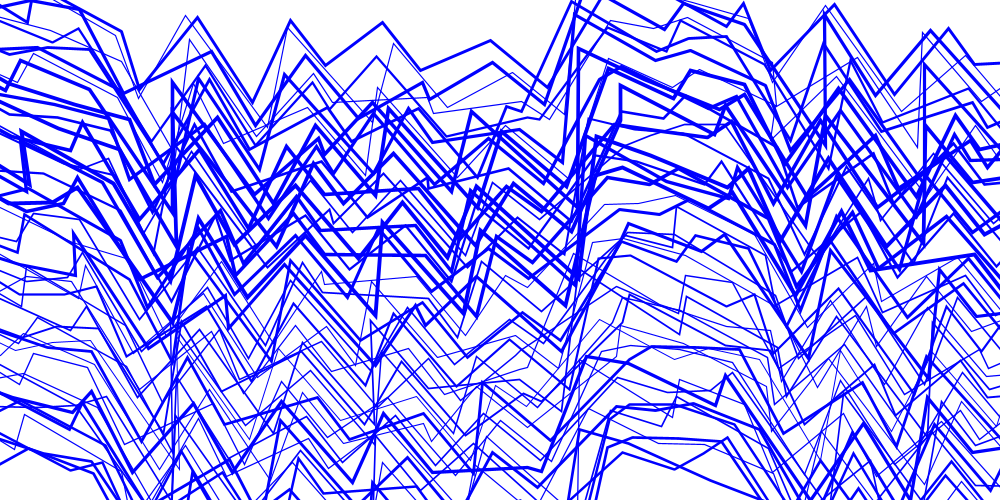
Frame 1 (no input)
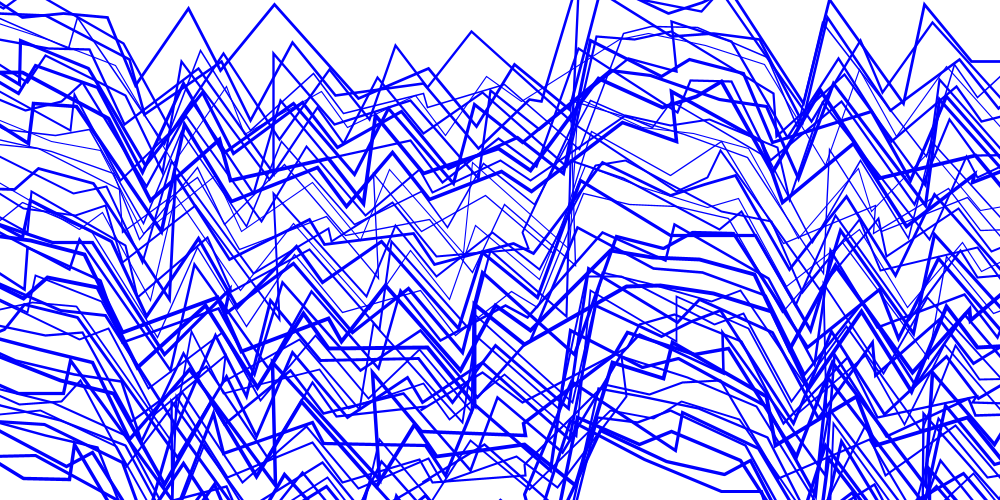
Frame 60 (the mouse pressed at the canvas centre just before this capture)
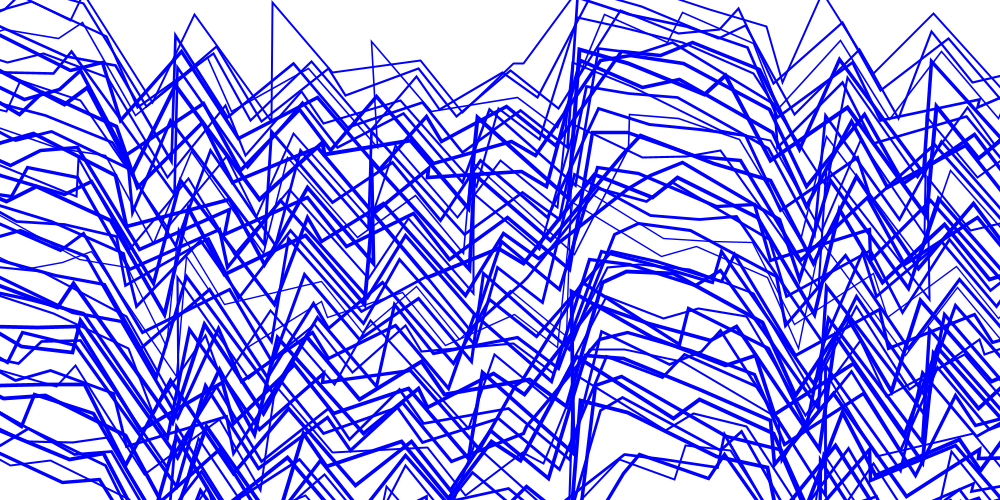
Frame 120 (the mouse held since frame 60 and released just before this capture)

The Processing sketch that drew these frames (run headless with seeded random() and noise(); from frame 60 on, the mouse is pressed at the canvas centre):

// Processing sketch: sisesketch
// ── sisesketch.pde
color[] paleta={color(0, 0, 255), color(0, 255, 0), color(255, 0, 0)};
float xoff = 0.0;

void setup() {
  size(1000, 500);
  frameRate(5);
}

void draw() {
  background(255);
  noFill();
  xoff = xoff + .01;
  float n = noise(xoff) * width;
  println(n);
  for (int i=0; i<height-20; i=i+10) {
    strokeWeight(random(1, 4));
    stroke(paleta[0]);
    pushMatrix();
    translate(0, i);
    lq(n);
    popMatrix();
  }
}

void lq(float nn) {
  float num=30;
  float[] x={-50, 0, 50, 100, 150, 200, 250, 300, 350, 400, 450, 500, 550, 600, 650, 700, 750, 800, 850, 900, 950, 1000, 1050};
  float [] y={-20, -5, 0, 10, 100, 20, 100, 30, 90, 40, 100, 50, 90, -20, -5, 0, 10, 100, 20, 100, 30, 90, 40, 90, 50, 100, -30};
  pushMatrix();
  beginShape();
  for (int i=0; i<x.length; i=i+1) {
    float r= random(-num, num);
    vertex(x[i]+r, y[i]+r);
  }
  endShape();
  popMatrix();
}
